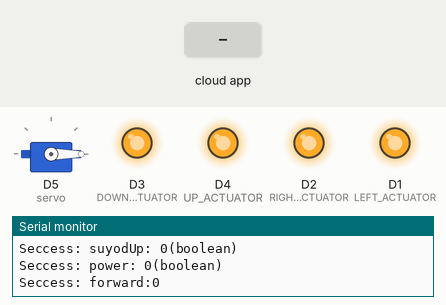
Simulated run of this sketch. Board: ESP8266 (NodeMCU). Shown: servo, output pins drawn as LEDs (lit = HIGH), the last lines printed to the serial monitor. The inputs (shaded band) are chosen by the test bench. WiFi joins after 1.5 s; servers stay silent unless stated; the Firebase database answers and starts empty; pins used as bus, display or sensor lines are not drawn.

Above: at 2.8 s.
2.9 s: the phone or cloud app sets left to 1
At 4.8 s:
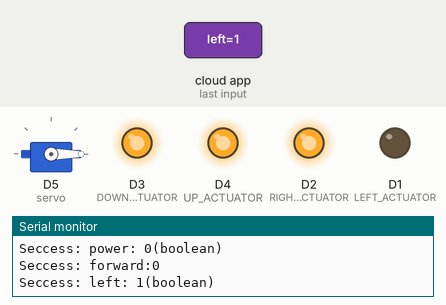
5.2 s: the phone or cloud app sets right to 1
At 6.9 s:
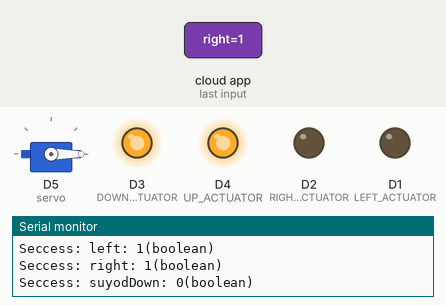
7.2 s: the phone or cloud app sets suyodDown to 1
At 8.1 s:
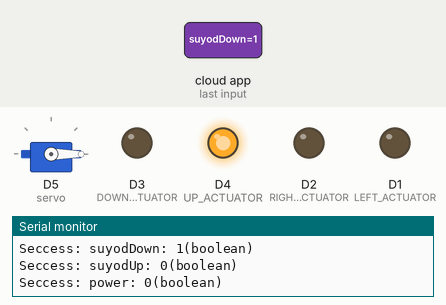
9.1 s: the phone or cloud app sets suyodUp to 1
At 10.2 s:
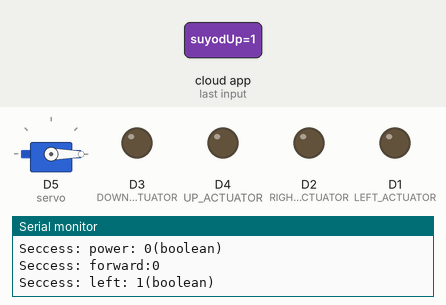
11.1 s: the phone or cloud app sets left to 0
At 12.7 s:
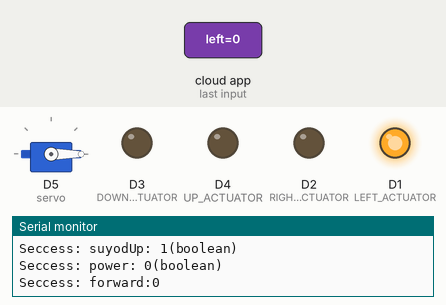
13.3 s: the phone or cloud app sets right to 0
At 15.0 s:
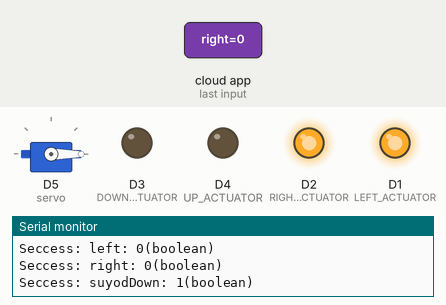
Timing chart, 0 to 16.3 s (numbered marks = the images above; inputs shaded):
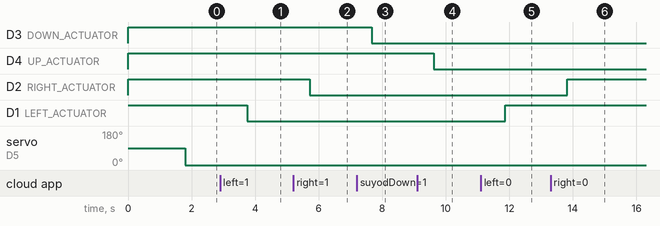

Measured:
- after the input at 2.9 s, D1 (LEFT_ACTUATOR): HIGH → LOW after 0.86 s
- after the input at 5.2 s, D2 (RIGHT_ACTUATOR): HIGH → LOW after 0.51 s
- after the input at 7.2 s, D3 (DOWN_ACTUATOR): HIGH → LOW after 0.47 s
- after the input at 9.1 s, D4 (UP_ACTUATOR): HIGH → LOW after 0.52 s
- after the input at 11.1 s, D1 (LEFT_ACTUATOR): LOW → HIGH after 0.77 s
- after the input at 13.3 s, D2 (RIGHT_ACTUATOR): LOW → HIGH after 0.53 s

The sketch:

autotrak.ino
```cpp
#include <Wire.h>
#include <Arduino.h>
#include <ESP8266WiFi.h>
#include <Firebase_ESP_Client.h>
#include <Servo.h>
#include "addons/TokenHelper.h"
#include "addons/RTDBHelper.h"

#define LEFT_ACTUATOR D1
#define RIGHT_ACTUATOR D2

#define DOWN_ACTUATOR D3
#define UP_ACTUATOR D4
#define power D6

Servo m1;
Servo servo;

#define WIFI_SSID "FERRYTALE 3782"
#define WIFI_PASSWORD "mamamoblue"

#define API_KEY "AIzaSyALdciRWibe5zTWarsi0yuzvMIvAkE7yww"
#define DATABASE_URL "autotrak-31c44-default-rtdb.firebaseio.com/"


FirebaseData fbdo;
FirebaseAuth auth;
FirebaseConfig config;

bool signupOK = false;
unsigned long sendDataPrevMillis = 0;


void setup() {
  Serial.begin(115200);
  servo.attach(D5);
  pinMode(LEFT_ACTUATOR, OUTPUT);
  pinMode(RIGHT_ACTUATOR, OUTPUT);
  pinMode(DOWN_ACTUATOR, OUTPUT);
  pinMode(UP_ACTUATOR, OUTPUT);
  pinMode(power, OUTPUT);
  digitalWrite(LEFT_ACTUATOR, HIGH);
  digitalWrite(RIGHT_ACTUATOR, HIGH);
  digitalWrite(DOWN_ACTUATOR, HIGH);
  digitalWrite(UP_ACTUATOR, HIGH);
  digitalWrite(power, HIGH);
  WiFi.begin(WIFI_SSID, WIFI_PASSWORD);
  Serial.print("Connecting to Wi-Fi");
  while (WiFi.status() != WL_CONNECTED) {
    Serial.print(".");
    delay(300);
  }
  Serial.println();
  Serial.print("Connected with IP: ");
  Serial.println(WiFi.localIP());
  Serial.println();

  config.api_key = API_KEY;
  config.database_url = DATABASE_URL;

  if (Firebase.signUp(&config, &auth, "", "")) {
    Serial.println("Firebase connection successful");
    signupOK = true;

  } else {
    Serial.printf("Firebase sign-up error: %s\n", config.signer.signupError.message.c_str());
  }

  config.token_status_callback = tokenStatusCallback;
  Firebase.begin(&config, &auth);
  Firebase.reconnectWiFi(true);

  Firebase.RTDB.setBool(&fbdo, "isConnected", true);

}

void loop() {
  if (Firebase.ready() && signupOK &&
      (millis() - sendDataPrevMillis > 200 || sendDataPrevMillis == 0)) {

    sendDataPrevMillis = millis();

    if (Firebase.RTDB.getInt(&fbdo, "forward")) {
      if (fbdo.dataType() == "int"){
        int powerValue = fbdo.intData();
        powerValue = constrain(powerValue, 0, 180);
        Serial.println("Seccess: " + fbdo.dataPath() + ":" + powerValue);
        servo.write(powerValue);
      }

    } else {
      Serial.println("Failed to read Auto: " + fbdo.errorReason());
    }

    if (Firebase.RTDB.getBool(&fbdo, "left")) {
      if (fbdo.dataType() == "boolean"){
      bool leftStateStr = fbdo.boolData();
      Serial.println("Seccess: " + fbdo.dataPath() + ": " + leftStateStr + "(" + fbdo.dataType() + ")");
      bool left = (leftStateStr == false) ? HIGH : LOW;
      digitalWrite(LEFT_ACTUATOR, left);
      }

    } else {
      Serial.println("Failed to read Auto: " + fbdo.errorReason());
    }
    if (Firebase.RTDB.getBool(&fbdo, "right")) {
      if (fbdo.dataType() == "boolean"){
      bool rightStateStr = fbdo.boolData();
      Serial.println("Seccess: " + fbdo.dataPath() + ": " + rightStateStr + "(" + fbdo.dataType() + ")");
      bool right = (rightStateStr == false) ? HIGH : LOW;
      digitalWrite(RIGHT_ACTUATOR, right);
      }

    } else {
      Serial.println("Failed to read Auto: " + fbdo.errorReason());
    }

    if (Firebase.RTDB.getBool(&fbdo, "suyodDown")) {
      if (fbdo.dataType() == "boolean"){
      bool downStateStr = fbdo.boolData();
      Serial.println("Seccess: " + fbdo.dataPath() + ": " + downStateStr + "(" + fbdo.dataType() + ")");
      bool down = (downStateStr == false) ? HIGH : LOW;
      digitalWrite(DOWN_ACTUATOR, down);
      }

    } else {
      Serial.println("Failed to read Auto: " + fbdo.errorReason());
    }
    if (Firebase.RTDB.getBool(&fbdo, "suyodUp")) {
      if (fbdo.dataType() == "boolean"){
      bool upStateStr = fbdo.boolData();
      Serial.println("Seccess: " + fbdo.dataPath() + ": " + upStateStr + "(" + fbdo.dataType() + ")");
      bool up = (upStateStr == false) ? HIGH : LOW;
      digitalWrite(UP_ACTUATOR, up);
      }

    } else {
      Serial.println("Failed to read Auto: " + fbdo.errorReason());
    }
    if (Firebase.RTDB.getBool(&fbdo, "power")) {
      if (fbdo.dataType() == "boolean"){
      bool powerStateStr = fbdo.boolData();
      Serial.println("Seccess: " + fbdo.dataPath() + ": " + powerStateStr + "(" + fbdo.dataType() + ")");
      bool POWER = (powerStateStr == false) ? HIGH : LOW;
      digitalWrite(power, POWER);
      }

    } else {
      Serial.println("Failed to read Auto: " + fbdo.errorReason());
    }

  }
}
```
